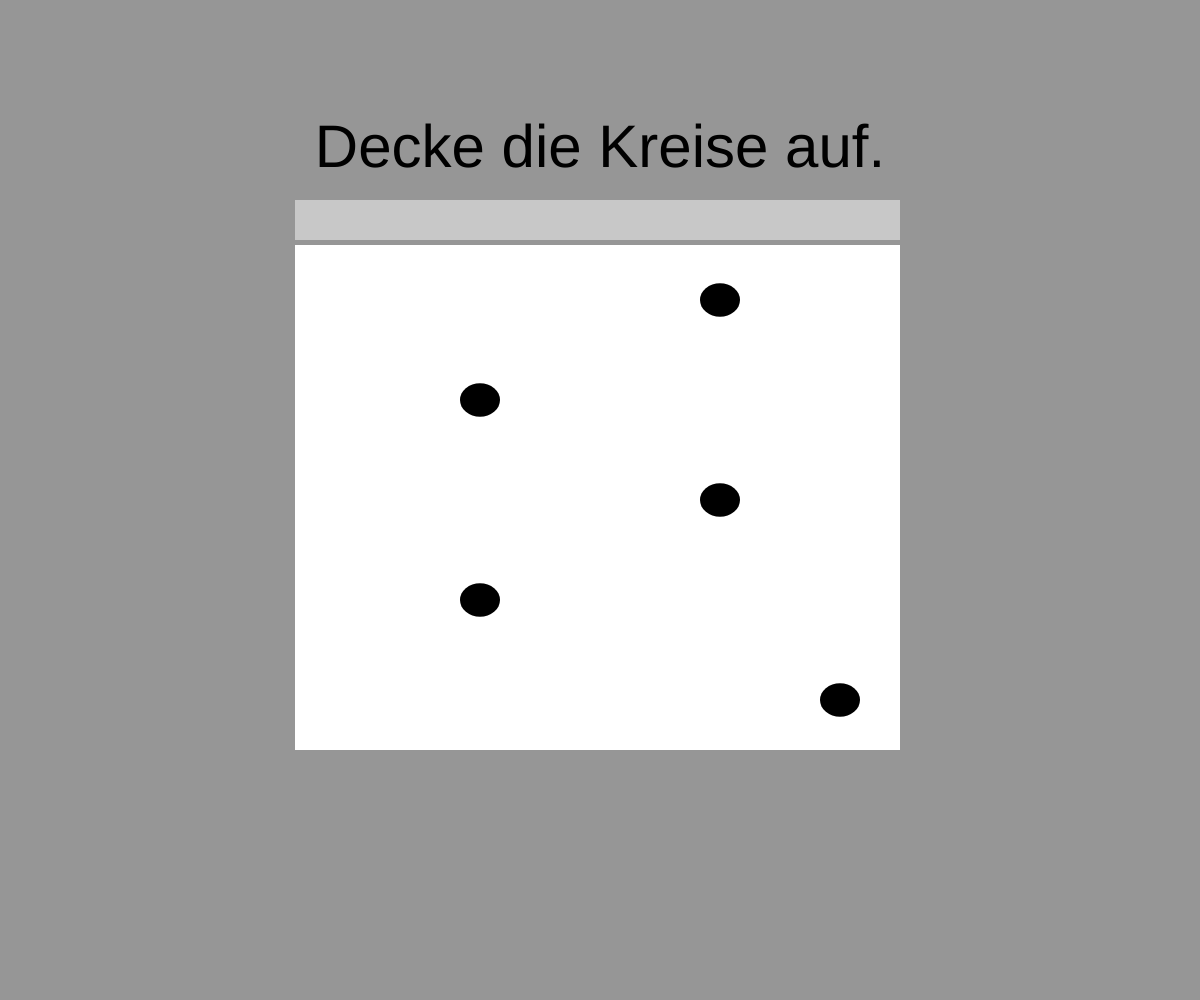
Frame 1 (no input)
Frame 60 (no input): identical to frame 1, image omitted
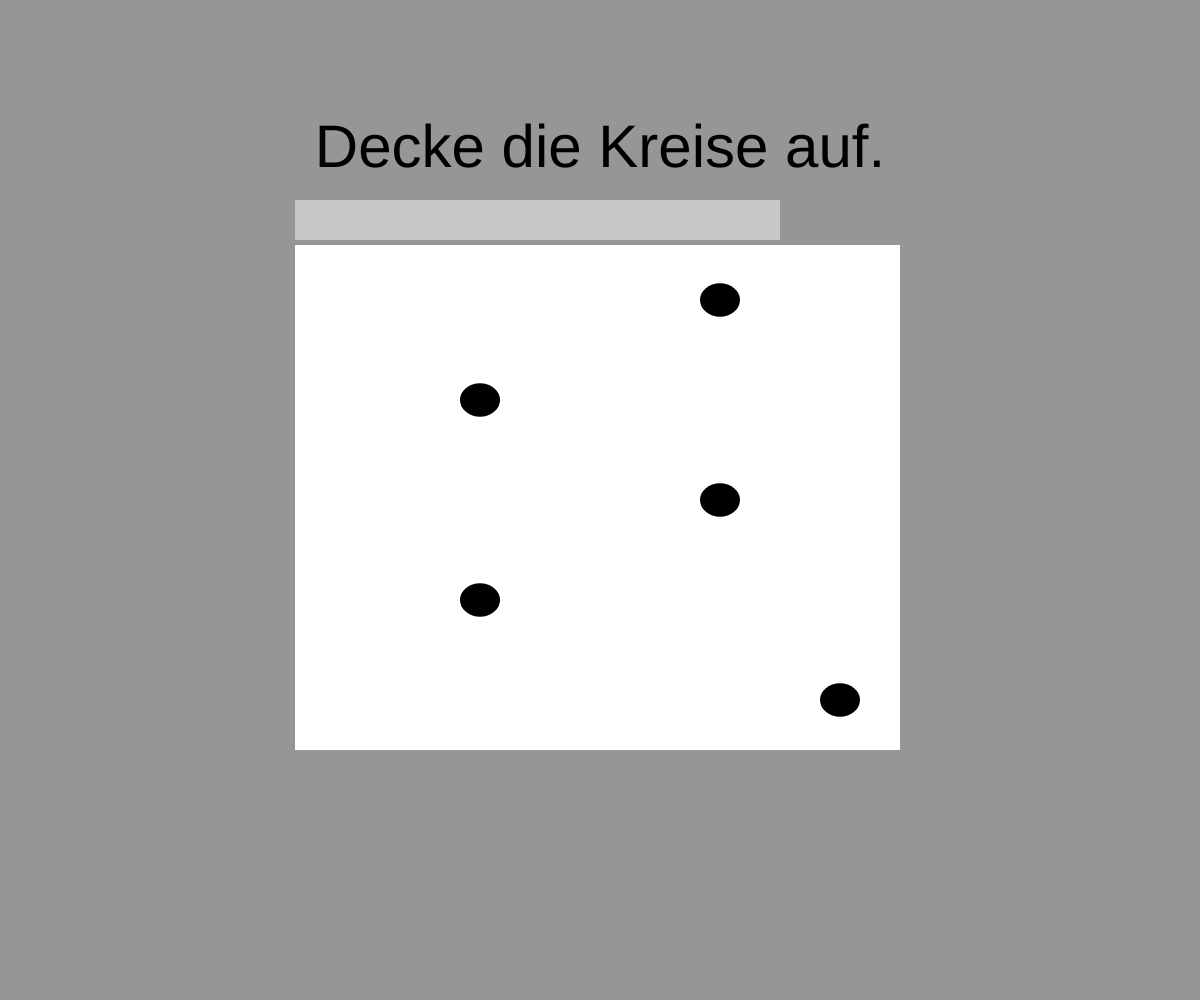
Frame 120 (the mouse pressed at the canvas centre since frame 60)

The p5.js sketch that drew these frames (run headless with seeded random() and noise() and a simulated clock; from frame 60 on, the mouse is pressed at the canvas centre):

// p5.js sketch
// ── sketch.js
let circles = [];
var w;
var h;
var rx;
var ry;
var rw;
var rh;
var z;
var reihe;
var kreis;
var balken;
var ende;
var start;
var zahl;
var score;
var r1;
var r2;
var r3;
var r4;
var r5;

function setup() {
  createCanvas(windowWidth, windowHeight);
  w=windowWidth;
  h=windowHeight;
  reihe=[1,2,3,4,5,6,7,8,9,10,11,12,13,14,15,16,17,18,19,20,21,22,23,24,25];

  rx=w/4;
  ry=h/4;

  for(let i = 0; i < 25; i++) {
    circles[i] = new Circle(rx, ry, w/2/5-5, h/2/5-5);
    rx=rx+w/2/5;
    if(rx>=w/4*3){
      rx=w/4;
      ry=ry+h/2/5;
    }
  }

  for(let i = 0; i < circles.length; i++) {
    circles[i].zeige();
  }

  r1=int(random(0,5));
  r2=int(random(5,10));
  r3=int(random(10,15));
  r4=int(random(15,20));
  r5=int(random(20,25));

  circles[r1].kreistrue();
  circles[r2].kreistrue();
  circles[r3].kreistrue();
  circles[r4].kreistrue();
  circles[r5].kreistrue();

  balken=w/2+5;

  ende=false;
  start=false;

  zahl=0;
  score=0;
}

function draw() {
  w=windowWidth;
  h=windowHeight;
  createCanvas(w,h);
  background(150);
  noStroke();
  fill(255);
  rect(w/4-5,h/4-5,w/2+5,h/2+5);
  fill(200);
  rect(w/4-5,h/5,balken,w/30);
  textAlign(CENTER);
  textSize(w/20);
  fill(0);
  text("Decke die Kreise auf.",w/2,h/6);
  

  for(let i = 0; i < circles.length; i++) {
    circles[i].displayKreise();
  }
 
  if(start==true){
    balken=balken-w/500;

    for(let i = 0; i < circles.length; i++) {
      //circles[i].move();
      circles[i].display();
    }
  }
  
  if(balken<0){
    balken=0;
    ende=true;
  }
  if(balken>w/2+5){
    balken=w/2+5;
  }

  zahl=zahl+1;
  if(zahl>250){
    start=true;
  }

  if(ende==true){
    if(score==5){
      background(150);
      fill(0);
      textAlign(CENTER);
      textSize(w/15);
      text("Du hast gewonnen!",w/2,h/2);
    }
    else{
      background(150);
      fill(0);
      textAlign(CENTER);
      textSize(w/15);
      text("Versuchs noch mal.",w/2,h/2);
    }
    textSize(w/25);
    text("Lade die Seite neu, um es noch mal zu versuchen",w/2,h/4*3);
  }
}

function mousePressed(){
  for(let i=0;i<circles.length;i++){
    circles[i].clicked();
  }
}



class Circle {
  constructor(x, y, xSpeed, ySpeed) {
    this.x = x;
    this.y = y;
    this.xSpeed = xSpeed;
    this.ySpeed = ySpeed;
    z=false;
    kreis=false;
  }

  move() {
    this.x += this.xSpeed;
    if (this.x < 0 || this.x > width) {
      this.xSpeed *= -1;
    }

    this.y += this.ySpeed;
    if (this.y < 0 || this.y > height) {
      this.ySpeed *= -1;
    }
  }

  display() {
   

    if(this.z==true){
    fill(0);
    rect(this.x, this.y, this.xSpeed,this.ySpeed);
    }
  }

  displayKreise(){
    if(this.kreis==true){
      fill(0);
      ellipse(this.x+w/20,this.y+h/20,w/30,h/30);
    }
  }

  zeige(){
    this.z=true;
  }
  clicked(){
    if(dist(mouseX, mouseY,this.x+w/20,this.y+h/20)<h/20){
      this.z=false;
      if(this.kreis==true){
        balken=balken+w/10;
        score=score+1;
      }
      else {
        balken=balken-w/10;
      }
      
    }
  }
  kreistrue(){
    this.kreis=true;
  }
}
